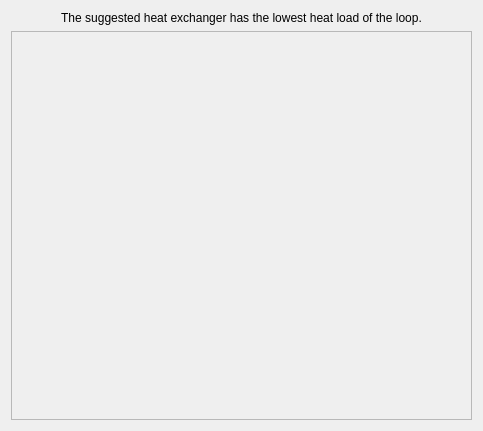
<?xml version="1.0" encoding="UTF-8"?>
<ui version="4.0">
 <class>Form</class>
 <widget class="QWidget" name="Form">
  <property name="geometry">
   <rect>
    <x>0</x>
    <y>0</y>
    <width>483</width>
    <height>431</height>
   </rect>
  </property>
  <property name="windowTitle">
   <string>Form</string>
  </property>
  <layout class="QVBoxLayout" name="verticalLayout_2">
   <item>
    <widget class="QLabel" name="label">
     <property name="text">
      <string>The suggested heat exchanger has the lowest heat load of the loop.</string>
     </property>
     <property name="alignment">
      <set>Qt::AlignCenter</set>
     </property>
    </widget>
   </item>
   <item>
    <widget class="QScrollArea" name="scrollArea">
     <property name="widgetResizable">
      <bool>true</bool>
     </property>
     <widget class="QWidget" name="scrollAreaWidgetContents">
      <property name="geometry">
       <rect>
        <x>0</x>
        <y>0</y>
        <width>463</width>
        <height>392</height>
       </rect>
      </property>
      <layout class="QVBoxLayout" name="verticalLayout_3">
       <item>
        <layout class="QVBoxLayout" name="lista"/>
       </item>
      </layout>
     </widget>
    </widget>
   </item>
  </layout>
 </widget>
 <resources/>
 <connections/>
</ui>
